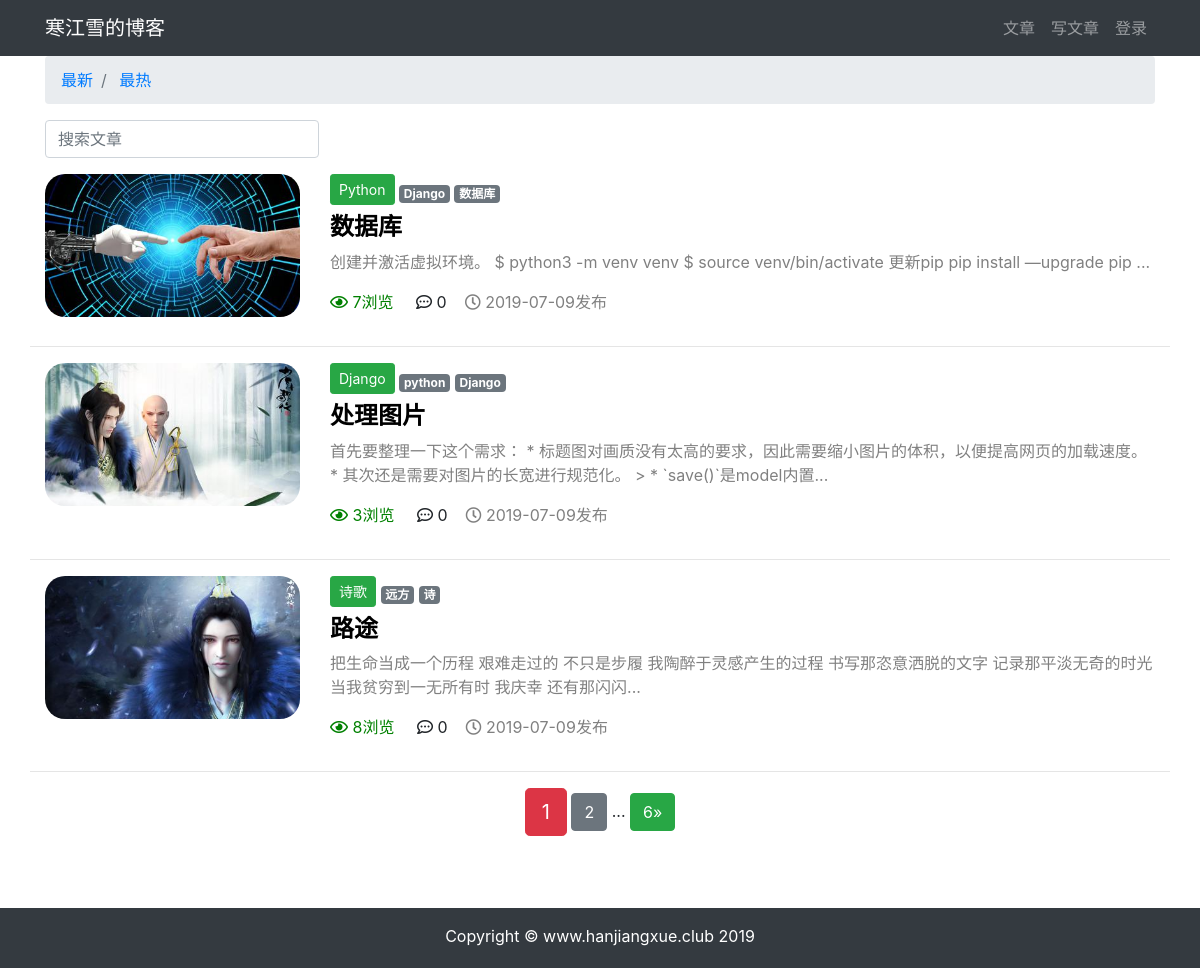
/article/article-list, run on an earlier commit of the app's database.
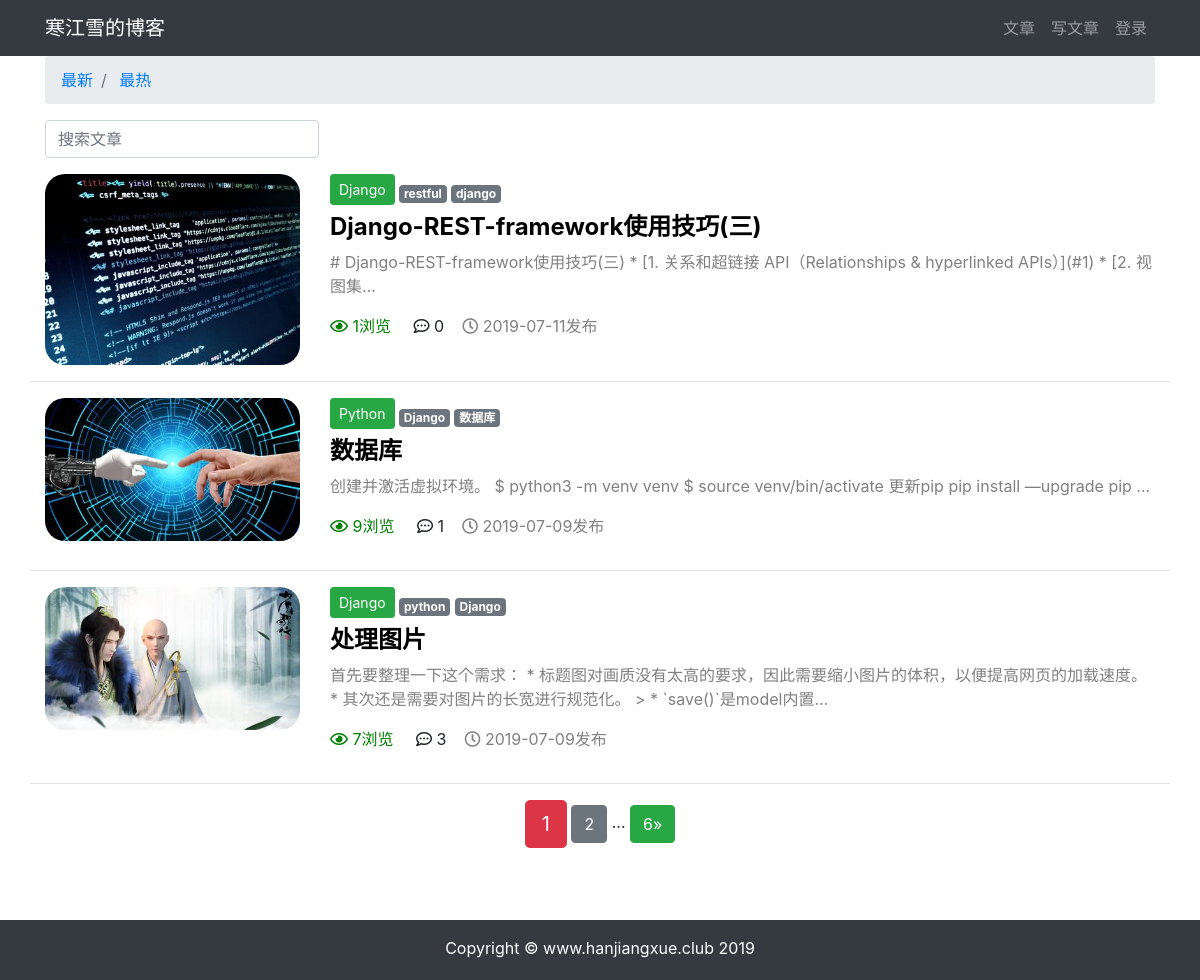
And on a later commit of the database.
### article/models.py (models this page shows, shortened)
class ArticlePost(models.Model):
    author = models.ForeignKey(User, on_delete=models.CASCADE, verbose_name='文章')
    column = models.ForeignKey(ArticleColumn, null=True, blank=True, on_delete=models.CASCADE, related_name='article',
                               verbose_name='栏目')
    tags = TaggableManager(blank=True)
    avatar = models.ImageField(upload_to='article/%Y%m%d',blank=True)
    title = models.CharField(max_length=100, verbose_name='标题')
    body = models.TextField(verbose_name='正文')
    total_views = models.PositiveIntegerField(default=0,verbose_name='浏览量')
    created_time = models.DateTimeField(default=timezone.now, verbose_name='创建时间')
    update_time = models.DateTimeField(auto_now=True, verbose_name='更新时间')
    class Meta:
        ordering = ('-created_time',)  # 注意这里是元组（Tuple）
        verbose_name = "文章"
        verbose_name_plural = '文章'

class ArticleColumn(models.Model):
    title = models.CharField(max_length=200, blank=True, verbose_name='栏目标题')
    created = models.DateTimeField(default=timezone.now, verbose_name='栏目创建时间')
    def __str__(self):
        return self.title
    class Meta:
        verbose_name = '栏目'
        verbose_name_plural = '栏目'

### article/views.py (the view)
# urls.py: path('article-list', views.article_list, name='article_list'),
def article_list(request):
    search = request.GET.get('search')
    order = request.GET.get('order')
    column = request.GET.get('column')
    tag = request.GET.get('tag')
    article_list = ArticlePost.objects.all()
    if search:
        article_list = article_list.filter(
            Q(title__icontains=search)|
            Q(body__icontains=search)
        )
    else:
        search=''
    if column is not None and column.isdigit():
        article_list = article_list.filter(column=column)
    if tag and tag != 'None':
        article_list = article_list.filter(tags__name__in=[tag])
    if order == 'total_views':
        article_list = article_list.order_by('-total_views')
    paginator = Paginator(article_list, 3)
    page = request.GET.get('page')
    articles = paginator.get_page(page)
    context = {'articles': articles,
               'order': order,
               'search': search,
               'column': column,
               'tag': tag,
               }
    return render(request, 'article/list.html', context)

### templates/article/list.html (shortened to what this page needs)
{% extends 'base.html' %}
{% load staticfiles %}
{% block content %}
<div class="container">
    <nav aria-label="breadcrumb">
        <ol class="breadcrumb">
            <li class="breadcrumb-item">
                <a href="{% url 'article:article_list' %}?search={{ search }}&column={{ column }}&tag={{ tag }}">最新</a>
            </li>
            <li class="breadcrumb-item">
                <a href="{% url 'article:article_list' %}?order=total_views&search={{ search }}&column={{ column }}&tag={{ tag }}">最热</a>
            </li>
        </ol>
    </nav>
    <div class="row">
        <div class="col-auto mr-auto">
            <form class="form-inline">
                <input type="text" class="form-control mb-2 mr-sm-2" name="search" placeholder="搜索文章" required>
            </form>
        </div>
    </div>
      <div class="row mt-2">
          {% for article in articles %}
              {% if article.avatar %}
                  <div class="col-3">
                    <img src="{{ article.avatar.url }}" alt="avatar" style="max-width: 100%; border-radius: 20px">
                  </div>
              {% endif %}
           <div class="col">
               {% if article.column %}
                   <button type="button" class="btn btn-sm mb-2 btn-success"   href="{% url 'article:article_list' %}?tag={{ tag }}&column={{ column }} ">{{ article.column }}</button>
               {% endif %}
                <span>
                    {% for tag in article.tags.all %}
                        <a href="{% url 'article:article_list' %}?tag={{ tag }}&column={{ column }}" class="badge badge-secondary">{{ tag }}</a>
                    {% endfor %}
                </span>
               <h4 >
                   <b>
                       <a href="{% url 'article:article_detail' article.pk %}" style="color: black">{{ article.title }}</a>
                   </b>
               </h4>
               <div >
                   <p style="color: gray">{{ article.body|slice:'100' }}...</p>
               </div>
                <P>
                    <span style="color: green">
                        <i class="far fa-eye"></i>
                        {{ article.total_views }}浏览&nbsp;&nbsp;&nbsp;&nbsp;
                    </span>
                    <span>
                        <i class="far fa-comment-dots"></i>
                        {{ article.comments.count }}&nbsp;&nbsp;&nbsp;
                    </span>
                    <span style="color: grey">
                        <i class="far fa-clock"></i>
                        {{ article.created_time|date:'Y-m-d' }}发布&nbsp;&nbsp;&nbsp;
                    </span>
                </P>
           </div>
            <hr style="width: 100%;">
          {% endfor %}
      </div>
    <div class="paginator row">
        <div class="m-auto">
            <span class="step-links">
            <span class="current btn btn-danger btn-lg">{{ articles.number }}</span>
            {% if articles.has_next %}
                <a href="?page={{ articles.next_page_number }}&order={{ order }}&search={{ search }}&column={{ column }}&tag={{ tag }}" class="btn btn-secondary">{{ articles.next_page_number }}</a>
                <span>...</span>
                <a href="?page={{ articles.paginator.num_pages }}&order={{ order }}&search={{ search }}&column={{ column }}&tag={{ tag }}" class="btn btn-success"> {{ articles.paginator.num_pages }}&raquo;</a>
            {% endif %}
        </div>
    </div>
</div>
{% endblock content %}

What changed in the data, as far as the page shows it:
no longer on this page (row edited): ArticlePost: avatar (picture), column "诗歌", title "路途", body "把生命当成一个历程 艰难走过的 不只是步履 我陶醉于灵感产生的过程 书写那恣意洒脱的文字 记录那平淡无奇的时光 当我贫穷到一无所有时 我庆幸 还有那闪闪", total_views "8", comments.count "0", created_time "2019-07-09"
no longer on this page (row unchanged): Tag: name "远方", shown under "诗歌"
no longer on this page (row unchanged): Tag: name "诗", shown under "诗歌"
added ArticlePost: avatar (picture), column "Django", title "Django-REST-framework使用技巧(三)", body "# Django-REST-framework使用技巧(三) * [1. 关系和超链接 API（Relationships & hyperlinked APIs）](#1) * [2. 视图集", total_views "1", comments.count "0", created_time "2019-07-11"
added Tag: name "restful", shown under "Django"
added Tag: name "django", shown under "Django"
changed ArticlePost "数据库": total_views "7" → "9"; comments.count "0" → "1"
changed ArticlePost "处理图片": total_views "3" → "7"; comments.count "0" → "3"
